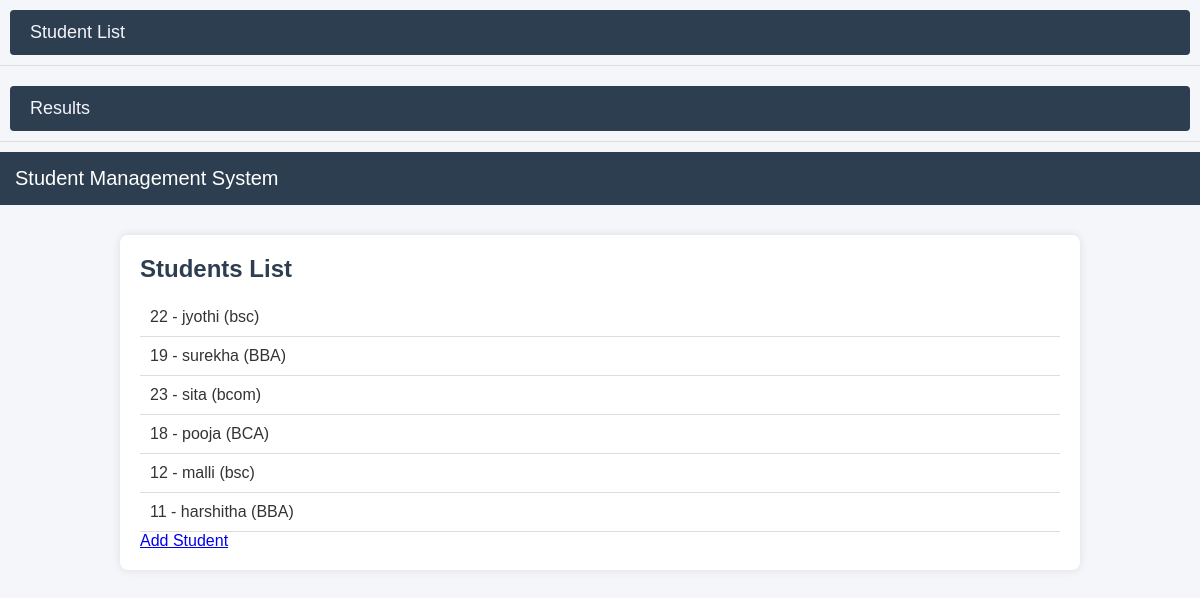
The page / on the database its author committed.
### student_app/models.py (models this page shows, shortened)
class Student(models.Model):
    name = models.CharField(max_length=100)
    roll_no = models.IntegerField(unique=True)
    course = models.ForeignKey(Course, on_delete=models.CASCADE)

class Course(models.Model):
    name = models.CharField(max_length=100)
    def __str__(self):
        return self.name

### student_app/views.py (the view)
# urls.py: path('', views.students, name='students'),
def students(request):
    data = Student.objects.all()
    return render(request, 'students.html', {'students': data})

### student_app/templates/students.html
{% extends 'base.html' %}
{% block content %}
<h2>Students List</h2>
<ul>
{% for s in students %}
<li>{{ s.roll_no }} - {{ s.name }} ({{ s.course }})</li>
{% endfor %}
</ul>
<a href="/add/">Add Student</a>
{% endblock %}

### student_app/templates/base.html (shortened to what this page needs)
{% load static %}
<!DOCTYPE html>
<html>
<head>
    <link rel="stylesheet" href="{% static 'css/student.css' %}">
</head>
<body>
    <nav>
        <ul class="nav">
    <li>
        <a href="{% url 'students' %}" class="nav-btn">Student List</a>
    </li>
    <li>
        <a href="{% url 'results' %}" class="nav-btn">Results</a>
    </li>
</ul>
<div class="navbar">
    Student Management System
</div>
<div class="container">
    {% block content %}
    {% endblock %}
</div>
</body>
</html>

### student_app/static/css/student.css (style rules this page uses)
* { margin: 0; padding: 0; box-sizing: border-box; font-family: Arial, Helvetica, sans-serif; }
body { background-color: #f4f6f9; color: #333; }
.navbar { background-color: #2c3e50; padding: 15px; color: white; font-size: 20px; }
.container { width: 80%; margin: 30px auto; background-color: white; padding: 20px; border-radius: 8px; box-shadow: 0 0 10px rgba(0,0,0,0.1); }
h2 { margin-bottom: 15px; color: #2c3e50; }
ul { list-style: none; }
li { padding: 10px; border-bottom: 1px solid #ddd; }
.nav { list-style: none; padding: 0; margin: 0; }
.nav li { margin-bottom: 10px; }
.nav-btn { display: inline-block; width: 100%; padding: 12px 20px; background-color:#2c3e50; color: rgb(245, 244, 250); text-decoration: none; font-size: 18px; border-radius: 4px; }

### rows shown on the page
Student: roll_no "22", name "jyothi", course "bsc"
Student: roll_no "19", name "surekha", course "BBA"
Student: roll_no "23", name "sita", course "bcom"
Student: roll_no "18", name "pooja", course "BCA"
Student: roll_no "12", name "malli", course "bsc"
Student: roll_no "11", name "harshitha", course "BBA"
